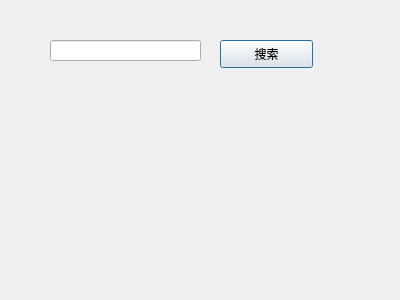
<?xml version="1.0" encoding="UTF-8"?>
<ui version="4.0">
 <class>inquiry_manager</class>
 <widget class="QDialog" name="inquiry_manager">
  <property name="geometry">
   <rect>
    <x>0</x>
    <y>0</y>
    <width>400</width>
    <height>300</height>
   </rect>
  </property>
  <property name="windowTitle">
   <string>Dialog</string>
  </property>
  <widget class="QLineEdit" name="lineEdit">
   <property name="geometry">
    <rect>
     <x>50</x>
     <y>40</y>
     <width>151</width>
     <height>21</height>
    </rect>
   </property>
  </widget>
  <widget class="QPushButton" name="pushButton">
   <property name="geometry">
    <rect>
     <x>220</x>
     <y>40</y>
     <width>93</width>
     <height>28</height>
    </rect>
   </property>
   <property name="text">
    <string>搜索</string>
   </property>
  </widget>
 </widget>
 <resources/>
 <connections/>
</ui>
